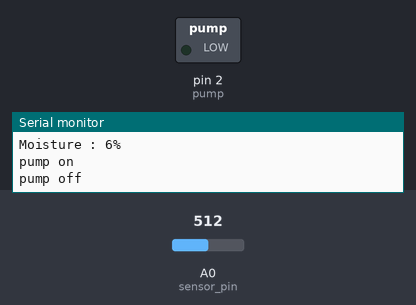
Bench run of a sketch on a simulated Arduino Uno, built with avr-gcc and run on an emulated ATmega328P. Parts: switched loads named in the sketch (green lamp = pin HIGH), the last lines printed to the serial monitor. Inputs (shaded band) come from the test bench; at power-on: A0 (sensor_pin) = 512.

Above: at 15.7 s.
15.8 s: A0 (sensor_pin) set to 430
At 29.3 s:
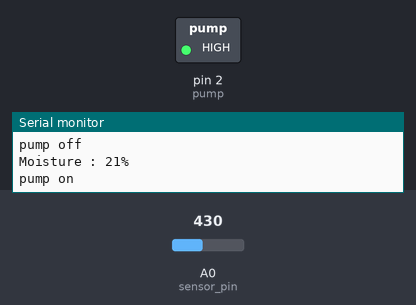
29.8 s: A0 (sensor_pin) set to 395
At 32.7 s:
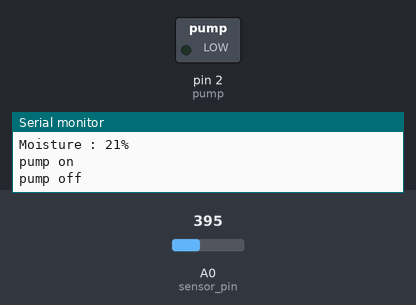
Timing chart, 0 to 34.2 s (numbered marks = the images above; inputs shaded):
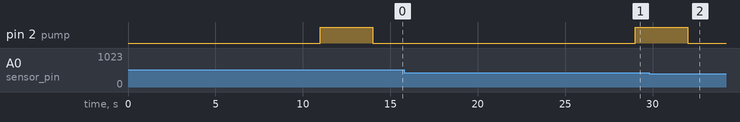

Measured:
- the behaviour switches between 413 and 412 on A0 (sensor_pin) (found by bisection; images 1 and 2)
- after the input at 29.8 s, pin 2 (pump): goes on until 32.0 s, then stays LOW

The sketch:

git-water-code.ino
```cpp
int sensor_pin = A0; //signal from the capacitive soil moisture sensor
int output_value ;  // value of soil moisture
int pump = 2;      // digital pin where the relay is plugged in
int threshold = 25;  //threshold value to trigger pump

void setup() {
  Serial.begin(9600);
  pinMode(sensor_pin, INPUT);  //setup for the soil moisture senor aka INPUt
  pinMode(pump, OUTPUT);      //setup for the pump aka   OUTPUT
  Serial.println("Reading From the Sensor ...");
  delay(1000);  //1 second delay
  }

void loop() {

  output_value = analogRead(sensor_pin);     //gets the value from the soil moisture sensor
  output_value = map(output_value,550,0,0,100); // this sets the percentage value
  Serial.print("Moisture : ");
  Serial.print(output_value);    //print the percent of soil moisture - max is 33% if dipped in a cup of water
  Serial.println("%");
  delay(10000); //wait 10 seconds before checking again  (switch to this line after testing)
  //delay(1000); //check every 1 second (this is for testing)
  if (output_value < threshold)  //if the soil is try then pump out water for 1 second
    {
    digitalWrite(pump, HIGH);
    Serial.println("pump on");
    delay(3000);  //run pump for 1 second;
    digitalWrite(pump, LOW);
    Serial.println("pump off");
    delay(5000);
    //delay(300000); //wait 5 minutes
    }
    else
    {
    digitalWrite(pump, LOW);
    Serial.println("do not turn on pump");
    delay(5000);
    //delay(300000); //wait 5 minutes
    }
}
```
